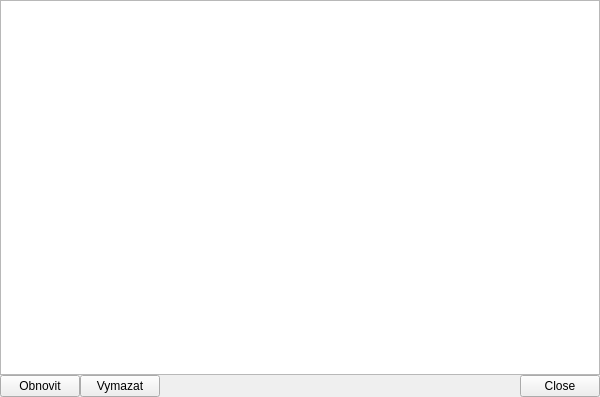
<?xml version="1.0" encoding="UTF-8"?>
<ui version="4.0">
 <class>DebugLogger</class>
 <widget class="QWidget" name="DebugLogger">
  <property name="geometry">
   <rect>
    <x>0</x>
    <y>0</y>
    <width>600</width>
    <height>397</height>
   </rect>
  </property>
  <property name="windowTitle">
   <string>SuplChecker Log</string>
  </property>
  <layout class="QGridLayout" name="gridLayout">
   <property name="margin">
    <number>0</number>
   </property>
   <property name="spacing">
    <number>0</number>
   </property>
   <item row="0" column="0" colspan="5">
    <widget class="QTextBrowser" name="textBrowser"/>
   </item>
   <item row="1" column="1">
    <widget class="QPushButton" name="clearButton">
     <property name="text">
      <string>Vymazat</string>
     </property>
    </widget>
   </item>
   <item row="1" column="3">
    <spacer name="horizontalSpacer">
     <property name="orientation">
      <enum>Qt::Horizontal</enum>
     </property>
     <property name="sizeHint" stdset="0">
      <size>
       <width>40</width>
       <height>20</height>
      </size>
     </property>
    </spacer>
   </item>
   <item row="1" column="4">
    <widget class="QDialogButtonBox" name="buttonBox">
     <property name="standardButtons">
      <set>QDialogButtonBox::Close</set>
     </property>
    </widget>
   </item>
   <item row="1" column="0">
    <widget class="QPushButton" name="obnovit">
     <property name="text">
      <string>Obnovit</string>
     </property>
    </widget>
   </item>
  </layout>
 </widget>
 <resources/>
 <connections/>
</ui>
